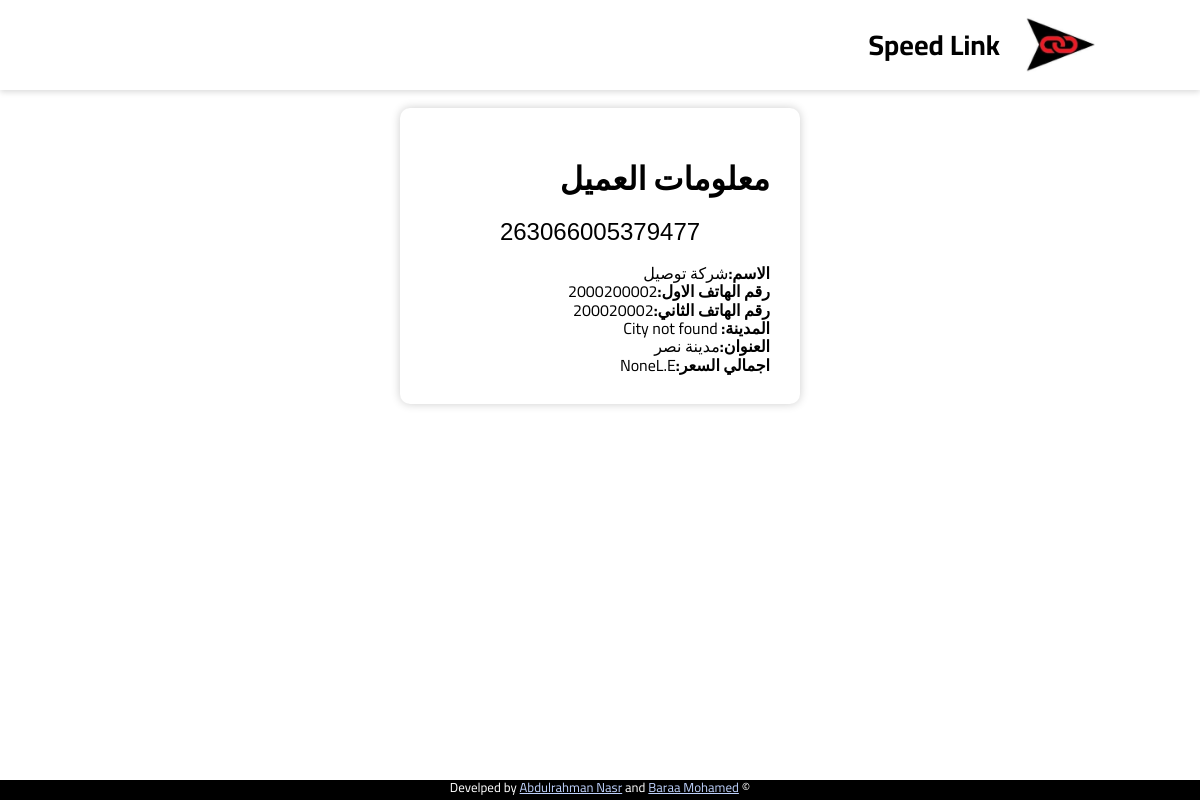
Screenshot of /track/263066005379477 with the database file from the repository.
### app.py (models this page shows)
class Shipment(db.Model):
    id = db.Column(db.Integer, primary_key=True)
    barcode = db.Column(db.String(15))
    shipper_username = db.Column(db.Integer)
    status = db.Column(db.String(50))
    delivery_id = db.Column(db.Integer)
    shipper_name = db.Column(db.String(100))
    shipper_phone_1 = db.Column(db.String(11))
    shipper_phone_2 = db.Column(db.String(11))
    shipper_address = db.Column(db.String(200))
    shipper_city = db.Column(db.String(100))
    shipper_wallet_code = db.Column(db.String(15))
    shipper_note = db.Column(db.Text)
    recipient_name = db.Column(db.String(100))
    recipient_phone_1 = db.Column(db.String(15))
    recipient_phone_2 = db.Column(db.String(15))
    recipient_address = db.Column(db.String(200))
    recipient_city = db.Column(db.String(100))
    recipient_note = db.Column(db.Text)
    pprice = db.Column(db.Integer)
    dprice = db.Column(db.Integer)
    tprice = db.Column(db.Integer)
    shipment_status = db.Column(db.String(100))
    date = db.Column(db.String(23))
    delivery_date = db.Column(db.String(23) )
    aws_code = db.Column(db.String(25))
    how = db.Column(db.String(25))
    isprint = db.Column(db.Integer)
    issend = db.Column(db.Integer)

### app.py (the view)
@app.route('/track/<int:barcode>')
def track(barcode):
    info = Shipment.query.filter_by(barcode=barcode).first()
    Detail = ShippingDetail.query.filter_by(barcode=barcode).all()
    Detail = Detail[::-1]
    return render_template('product.html',info=info,D=Detail)

### templates/product.html (shortened to what this page needs)
<!DOCTYPE html>
<html lang="en">
<head>
    <link href="https://fonts.cdnfonts.com/css/barcode-font" rel="stylesheet">
    <link href="https://fonts.cdnfonts.com/css/barcode-font" rel="stylesheet">
    <link rel="stylesheet" href="{{ url_for('static',filename='css/style.css') }}" />
    <link rel="stylesheet" href="{{ url_for('static',filename='css/product.css') }}" />
    <link href="https://fonts.cdnfonts.com/css/barcode-font" rel="stylesheet">
    <link rel="stylesheet" href="https://cdnjs.cloudflare.com/ajax/libs/normalize/8.0.1/normalize.min.css"
    />
</head>
<body dir="rtl">
    <div class="container">
        <header class="header">
            <div class="logo">
                <img src="{{ url_for('static',filename='images/logo.jpg')}}" alt="Speed Link Logo" />
                <h1 class="name">Speed Link</h1>
            </div>
        </header>
        <br>
        <center>
            <div class="section">
                <h1>معلومات العميل</h1>
                <div class="barcode">
                    <p>{{ info.barcode }}</p>
                </div>
                <br>
                <p><strong>الاسم:</strong>{{ info.recipient_name }}</p>
                <p><strong>رقم الهاتف الاول:</strong>{{ info.recipient_phone_1 }}</p>
                <p><strong>رقم الهاتف الثاني:</strong>{{ info.recipient_phone_2 }}</p>
                <p><strong>المدينة:</strong>
                    {% if info.recipient_city == '1' %}
                    القاهرة
                {% elif info.recipient_city == '2' %}
                    البحيرة
                {% elif info.recipient_city == '3' %}
                    الاسكندرية
                {% elif info.recipient_city == '4' %}
                    الدلتا
                {% elif info.recipient_city == '5' %}
                    الاسماعيلية
                {% elif info.recipient_city == '6' %}
                    بورسعيد
                {% elif info.recipient_city == '7' %}
                    السويس
                {% elif info.recipient_city == '8' %}
                    الشرقية
                {% elif info.recipient_city == '9' %}
                    بنى سويف
                {% elif info.recipient_city == '10' %}
                    المنيا
                {% elif info.recipient_city == '11' %}
                    اسيوط
                {% elif info.recipient_city == '12' %}
                    سوهاج
                {% elif info.recipient_city == '13' %}
                    الساحل الشمالي
                {% elif info.recipient_city == '14' %}
                    مطروح
                {% elif info.recipient_city == '15' %}
                    قنا
                {% elif info.recipient_city == '16' %}
                    الاقصر
                {% elif info.recipient_city == '17' %}
                    اسوان
                {% elif info.recipient_city == '18' %}
                    شرم الشيخ
                {% elif info.recipient_city == '19' %}
                    الغردقة
                {% elif info.recipient_city == '20' %}
                    مدن البحر الاحمر
                {% elif info.recipient_city == '21' %}
                    الفيوم
                {% elif info.recipient_city == '22' %}
                    خارج التغطية
                {% elif info.recipient_city == '23' %}
                    موقوف
                {% elif info.recipient_city == '24' %}
                    ش
                {% elif info.recipient_city == '25' %}
                    منصورة
                {% elif info.recipient_city == '26' %}
                    قليوب
                {% else %}
                    City not found
                {% endif %}</p>
                <p><strong>العنوان:</strong>{{ info.recipient_address }}</p>
                <p><strong>اجمالي السعر:</strong>{{ info.tprice }}L.E</p>
            </div>
        </center>
        <center>
            <footer class="footer">
                <p>
                    &copy; Develped by
                    <a href="#">Abdulrahman Nasr</a> and
                    <a href="#">Baraa Mohamed</a>
                </p>
            </footer>
        </center>
    </div>
</body>
</html>

### static/css/style.css (style rules this page uses)
* { margin: 0; padding: 0; box-sizing: border-box; }
body { font-family: 'Cairo', sans-serif; background: rgb(189, 208, 251); }
.header { padding: 10px 80px; display: flex; align-items: center; justify-content: space-between; box-shadow: 0 2px 6px rgba(0, 0, 0, 0.15); }
.logo img { width: 80px; }
.header { background-color: #fff; }
.header-content, .logo { text-align: center; display: flex; align-items: center; justify-content: space-between; gap: 20px; margin: 0 20px; }
.name { font-size: 28px; font-weight: bold; }
.footer { position: fixed; bottom: 0; width: 100%; height: 20px; background: #000; }
.footer a { color: #bdd0fb; }
.footer p { font-size: 13px; color: #fff; }

### static/css/product.css (style rules this page uses)
* { margin: 0; padding: 0; box-sizing: border-box; }
body { max-height: 100vh; }
.container, body { max-height: 100vh; }

### templates/product.html (style rules this page uses)
body { background-color: #fff; }
.section { background-color: #fff; box-shadow: 0px 0px 10px rgba(0, 0, 0, 0.2); border-radius: 10px; padding: 30px; text-align: right; max-width: 400px; }
.barcode { font-size: 50px; text-align: center; margin-top: 10px; font-family: 'barcodeFont', Arial, sans-serif; }
.barcode p { font-family: 'barcodeFont', Arial, sans-serif; font-size: 24px; }

### rows the page displays
Shipment: barcode "263066005379477", recipient_name "شركة توصيل", recipient_phone_1 "2000200002", recipient_phone_2 "200020002", recipient_address "مدينة نصر", tprice "None"
